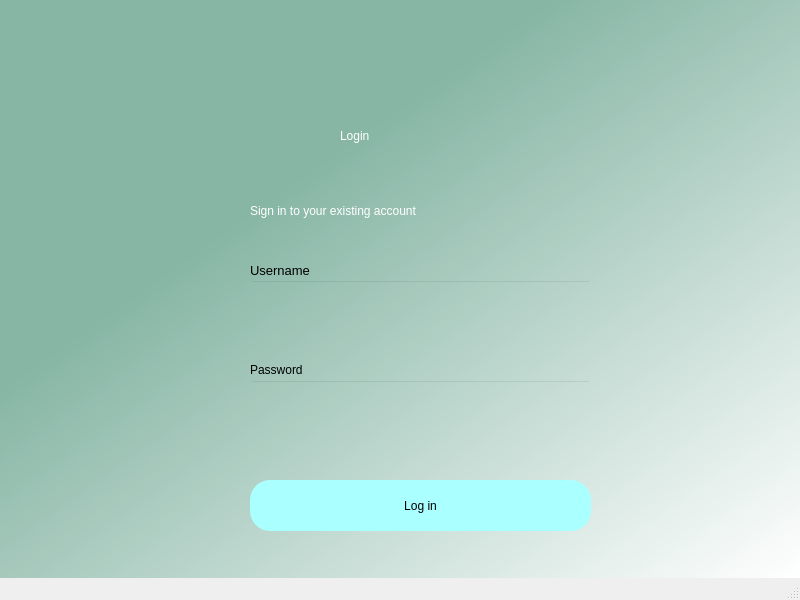
<?xml version="1.0" encoding="UTF-8"?>
<ui version="4.0">
 <class>MainWindow</class>
 <widget class="QMainWindow" name="MainWindow">
  <property name="geometry">
   <rect>
    <x>0</x>
    <y>0</y>
    <width>800</width>
    <height>600</height>
   </rect>
  </property>
  <property name="windowTitle">
   <string>MainWindow</string>
  </property>
  <property name="styleSheet">
   <string notr="true">QWidget#centralwidget{background-color:qlineargradient(spread:pad, x1:0.091, y1:0.0738636, x2:1, y2:1, stop:0.278409 rgba(135, 182, 165, 255), stop:1 rgba(255, 255, 255, 255));}</string>
  </property>
  <widget class="QWidget" name="centralwidget">
   <widget class="QLineEdit" name="emailfield">
    <property name="geometry">
     <rect>
      <x>250</x>
      <y>280</y>
      <width>341</width>
      <height>51</height>
     </rect>
    </property>
    <property name="styleSheet">
     <string notr="true">background-color:rgba(0,0,0,0);
font: 12pt &quot;MS Shell Dlg 2&quot;;</string>
    </property>
   </widget>
   <widget class="QLabel" name="error">
    <property name="geometry">
     <rect>
      <x>250</x>
      <y>446</y>
      <width>341</width>
      <height>20</height>
     </rect>
    </property>
    <property name="styleSheet">
     <string notr="true">font: 12pt &quot;MS Shell Dlg 2&quot;; color:red;</string>
    </property>
    <property name="text">
     <string/>
    </property>
   </widget>
   <widget class="QLabel" name="label_3">
    <property name="geometry">
     <rect>
      <x>250</x>
      <y>260</y>
      <width>81</width>
      <height>20</height>
     </rect>
    </property>
    <property name="font">
     <font>
      <family>MS Shell Dlg 2</family>
      <pointsize>10</pointsize>
      <weight>50</weight>
      <italic>false</italic>
      <bold>false</bold>
     </font>
    </property>
    <property name="styleSheet">
     <string notr="true">font: 10pt &quot;MS Shell Dlg 2&quot;;</string>
    </property>
    <property name="text">
     <string>Username</string>
    </property>
   </widget>
   <widget class="QLabel" name="label_4">
    <property name="geometry">
     <rect>
      <x>250</x>
      <y>360</y>
      <width>81</width>
      <height>20</height>
     </rect>
    </property>
    <property name="styleSheet">
     <string notr="true">font: 10pt &quot;MS Shell Dlg 2&quot;;</string>
    </property>
    <property name="text">
     <string>Password</string>
    </property>
   </widget>
   <widget class="QLabel" name="label">
    <property name="geometry">
     <rect>
      <x>340</x>
      <y>100</y>
      <width>151</width>
      <height>71</height>
     </rect>
    </property>
    <property name="styleSheet">
     <string notr="true">font: 36pt &quot;MS Shell Dlg 2&quot;; color:rgb(255, 255, 255)</string>
    </property>
    <property name="text">
     <string>Login</string>
    </property>
   </widget>
   <widget class="QLineEdit" name="passwordfield">
    <property name="geometry">
     <rect>
      <x>250</x>
      <y>380</y>
      <width>341</width>
      <height>51</height>
     </rect>
    </property>
    <property name="styleSheet">
     <string notr="true">background-color:rgba(0,0,0,0);
font: 12pt &quot;MS Shell Dlg 2&quot;;</string>
    </property>
   </widget>
   <widget class="QLabel" name="label_2">
    <property name="geometry">
     <rect>
      <x>250</x>
      <y>190</y>
      <width>391</width>
      <height>41</height>
     </rect>
    </property>
    <property name="styleSheet">
     <string notr="true">font: 16pt &quot;MS Shell Dlg 2&quot;;color:rgb(255, 255, 255)</string>
    </property>
    <property name="text">
     <string>Sign in to your existing account</string>
    </property>
   </widget>
   <widget class="QPushButton" name="login">
    <property name="geometry">
     <rect>
      <x>250</x>
      <y>480</y>
      <width>341</width>
      <height>51</height>
     </rect>
    </property>
    <property name="cursor">
     <cursorShape>PointingHandCursor</cursorShape>
    </property>
    <property name="styleSheet">
     <string notr="true">border-radius:20px;
background-color: rgb(170, 255, 255);
font: 14pt &quot;MS Shell Dlg 2&quot;;</string>
    </property>
    <property name="text">
     <string>Log in</string>
    </property>
   </widget>
  </widget>
  <widget class="QMenuBar" name="menubar">
   <property name="geometry">
    <rect>
     <x>0</x>
     <y>0</y>
     <width>800</width>
     <height>21</height>
    </rect>
   </property>
  </widget>
  <widget class="QStatusBar" name="statusbar"/>
 </widget>
 <resources/>
 <connections/>
</ui>
